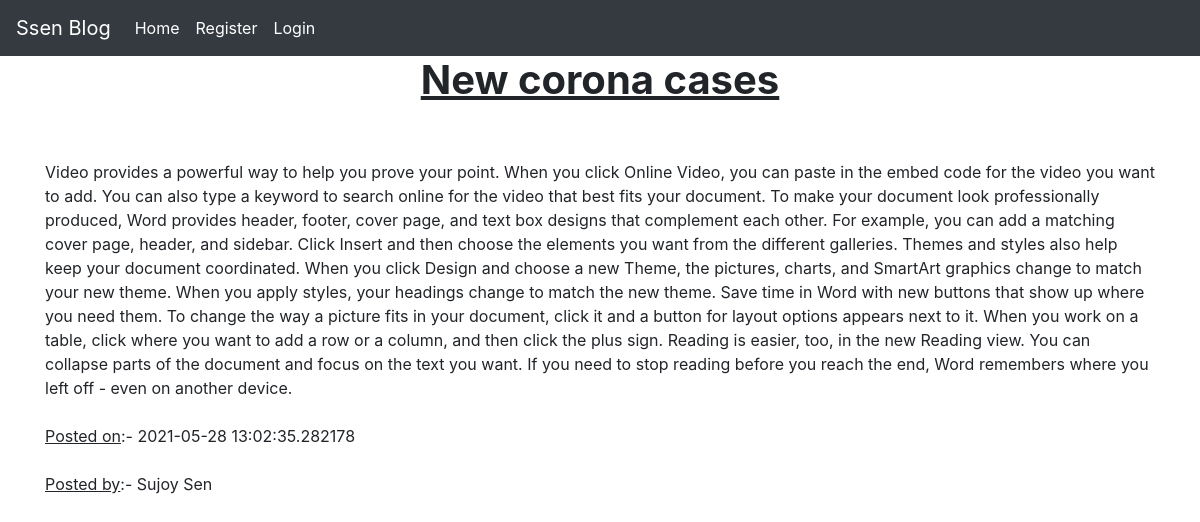
Screenshot of /blog_detail/1 with the database file from the repository.
### app.py (models this page shows, shortened)
class Blog(db.Model):
    blog_id = db.Column(db.Integer, primary_key=True)
    title = db.Column(db.String(80), nullable=False)
    author = db.Column(db.String(50), nullable=False)
    content = db.Column(db.Text(), nullable=False)
    pub_date = db.Column(db.DateTime(), nullable=False, default=datetime.utcnow)

### app.py (the view)
@app.route('/blog_detail/<int:id>', methods=['GET','POST'])
def blogdetail(id):
    blog = Blog.query.get(id)
    return render_template('blog_detail.html',blog=blog)

### templates/blog_detail.html (shortened to what this page needs)
<!doctype html>
<html lang="en">
  <head>
    <link rel="stylesheet" href="https://cdn.jsdelivr.net/npm/bootstrap@4.5.3/dist/css/bootstrap.min.css">
</head>
<body>
    <nav class="navbar navbar-expand-lg navbar-dark bg-dark">
        <a class="navbar-brand" href="/">Ssen Blog</a>
        <div class="collapse navbar-collapse" id="navbarSupportedContent">
          <ul class="navbar-nav mr-auto">
            <li class="nav-item active">
              <a class="nav-link" href="/">Home <span class="sr-only">(current)</span></a>
            </li>
            {% if current_user.is_authenticated %}
            <li class="nav-item active">
              <a class="nav-link" href=" ">{{current_user.username}}</a>
            </li>
            <li class="nav-item active">
              <a class="nav-link" href="/blogpost">Post Blog</a>
            </li>
            <li class="nav-item active">
              <a class="nav-link" href="/logout">Logout</a>
            </li>
            <li class="nav-item active">
              <a class="nav-link btn btn-success mx-3" href="/edit/{{blog.blog_id}}">Edit</a>
            </li>
            <li class="nav-item active">
              <a class="nav-link btn btn-danger" href="/delete/{{blog.blog_id}}">Delete</a>
            </li>
            {% else %}
            <li class="nav-item active">
              <a class="nav-link" href="/register">Register</a>
            </li>
            <li class="nav-item active">
              <a class="nav-link" href="/login">Login</a>
            </li>
            {% endif %}
          </ul>
        </div>
      </nav>
      <div class="container">
    <h1 style="text-align: center;"><b><u>{{blog.title}}</u></b></h1><br><br>
    {{blog.content}}<br><br>
    <u>Posted on</u>:- {{blog.pub_date}}<br><br>
    <u>Posted by</u>:- {{blog.author}}
</body>
</html>

### rows the page displays
Blog: title "New corona cases", content "Video provides a powerful way to help you prove your point. When you click Online Video, you can paste in the embed code for the video you want to add. You can also type a keyword to search online for the video that best fits your document. To make your document look professionally produced, Word provides header, footer, cover page, and text box designs that complement each other. For example, you can add a matching cover page, header, and sidebar. Click Insert and then choose the elements you want from the different galleries. Themes and styles also help keep your document coordinated. When you click Design and choose a new Theme, the pictures, charts, and SmartArt graphics change to match…", pub_date "2021-05-28 13:02:35.282178", author "Sujoy Sen"
